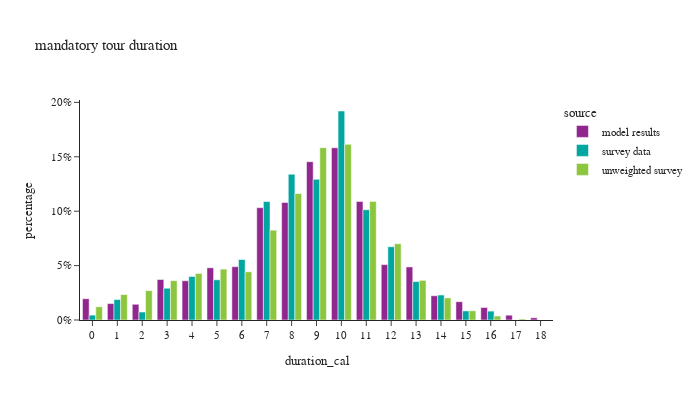

The notebook cell this image was saved under:
### Code cell
m_tour_data['duration_cal'] = m_tour_data['end'] - m_tour_data['start']

df_plot = m_tour_data.groupby(['source','duration_cal'])[['tour_weight']].sum().reset_index()
df_plot['percentage'] = df_plot.groupby(['source'], group_keys=False)['tour_weight']. \
    apply(lambda x: x / float(x.sum()))

fig = px.bar(df_plot, x="duration_cal", y="percentage", color="source",barmode="group",
             title="mandatory tour duration")
fig.for_each_annotation(lambda a: a.update(text = a.text.split("=")[-1]))
fig.update_layout(height=400, width=700, yaxis=dict(tickformat=".0%"), xaxis=dict(dtick="1"))
fig.show()

### Figure 1 — Plotly figure (JSON) as saved in the notebook; plotly's stock layout.template omitted (floating-point values rounded to 4 significant figures)
{"data": [{"alignmentgroup": "True", "hovertemplate": "source=model results<br>duration_cal=%{x}<br>percentage=%{y}<extra></extra>", "legendgroup": "model results", "marker": {"color": "#91268F", "pattern": {"shape": ""}}, "name": "model results", "offsetgroup": "model results", "orientation": "v", "showlegend": true, "textposition": "auto", "type": "bar", "x": [0.0, 1.0, 2.0, 3.0, 4.0, 5.0, 6.0, 7.0, 8.0, 9.0, 10.0, 11.0, 12.0, 13.0, 14.0, 15.0, 16.0, 17.0, 18.0], "xaxis": "x", "y": [0.01955, 0.01509, 0.01445, 0.03721, 0.03608, 0.048, 0.049, 0.1032, 0.108, 0.1455, 0.1583, 0.1089, 0.05092, 0.04877, 0.02228, 0.01681, 0.01148, 0.004421, 0.002038], "yaxis": "y"}, {"alignmentgroup": "True", "hovertemplate": "source=survey data<br>duration_cal=%{x}<br>percentage=%{y}<extra></extra>", "legendgroup": "survey data", "marker": {"color": "#00A7A0", "pattern": {"shape": ""}}, "name": "survey data", "offsetgroup": "survey data", "orientation": "v", "showlegend": true, "textposition": "auto", "type": "bar", "x": [0.0, 1.0, 2.0, 3.0, 4.0, 5.0, 6.0, 7.0, 8.0, 9.0, 10.0, 11.0, 12.0, 13.0, 14.0, 15.0, 16.0, 17.0], "xaxis": "x", "y": [0.004469, 0.01882, 0.007327, 0.02918, 0.03997, 0.03694, 0.05557, 0.1089, 0.134, 0.1293, 0.1921, 0.1014, 0.06732, 0.03531, 0.02295, 0.008358, 0.008165, 7.52e-05], "yaxis": "y"}, {"alignmentgroup": "True", "hovertemplate": "source=unweighted survey<br>duration_cal=%{x}<br>percentage=%{y}<extra></extra>", "legendgroup": "unweighted survey", "marker": {"color": "#8CC63E", "pattern": {"shape": ""}}, "name": "unweighted survey", "offsetgroup": "unweighted survey", "orientation": "v", "showlegend": true, "textposition": "auto", "type": "bar", "x": [0.0, 1.0, 2.0, 3.0, 4.0, 5.0, 6.0, 7.0, 8.0, 9.0, 10.0, 11.0, 12.0, 13.0, 14.0, 15.0, 16.0, 17.0], "xaxis": "x", "y": [0.01214, 0.02337, 0.02701, 0.03612, 0.04279, 0.04674, 0.04431, 0.08255, 0.1162, 0.1584, 0.1615, 0.109, 0.07011, 0.03642, 0.02033, 0.008498, 0.003642, 0.0009105], "yaxis": "y"}], "layout": {"barmode": "group", "height": 400, "legend": {"title": {"text": "source"}, "tracegroupgap": 0}, "title": {"text": "mandatory tour duration"}, "width": 700, "xaxis": {"anchor": "y", "domain": [0.0, 1.0], "dtick": "1", "title": {"text": "duration_cal"}}, "yaxis": {"anchor": "x", "domain": [0.0, 1.0], "tickformat": ".0%", "title": {"text": "percentage"}}}}
